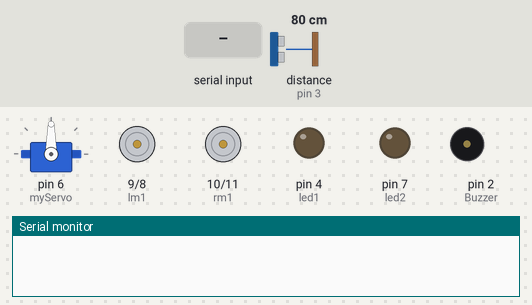
A sketch run on a simulated Arduino Uno, built with avr-gcc and run on an emulated ATmega328P. Shown: servo, motor-driver pin pairs drawn as motors (green arrow = first pin HIGH = forward, orange = second pin HIGH = backward, longer = more drive), output pins drawn as LEDs (lit = HIGH), buzzer (waves = sounding, pin HIGH), the last lines printed to the serial monitor. Wiring (inferred from the names in the program): ultrasonic range finder: trigger pin 5; echo pin 3. The test bench sets the inputs (shaded band); at power-on: distance to the obstacle (sensor on pin 3) 80 cm. The echo pulse lasts 58.3 µs per cm; pins used as bus, display or sensor lines are not drawn.

Above: at 1.2 s.
1.3 s: "*turn right" received over Serial
At 2.2 s:
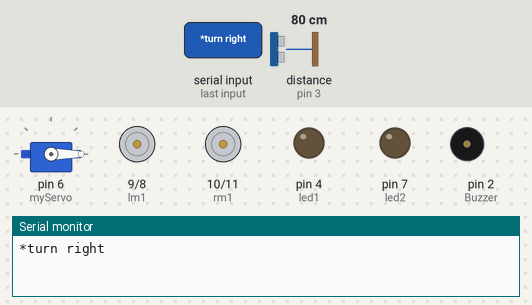
4.3 s: "*go ahead" received over Serial
At 5.5 s:
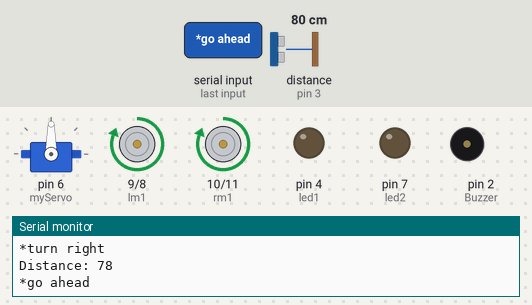
5.8 s: "*turn left" received over Serial
At 6.7 s:
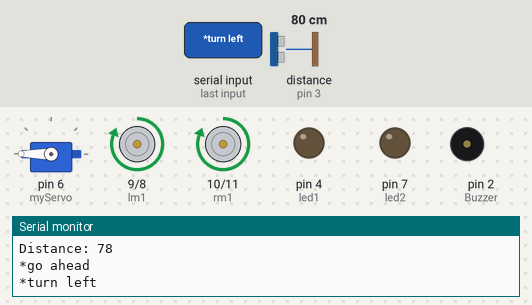
8.8 s: "*lights on" received over Serial
At 9.3 s:
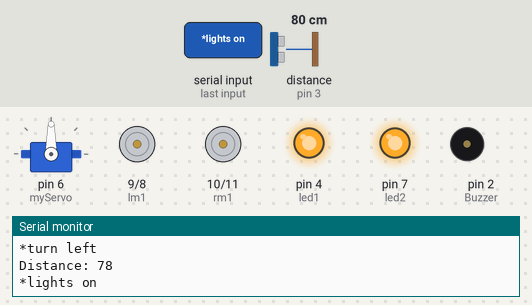
10.4 s: "*go ahead" received over Serial
At 11.4 s:
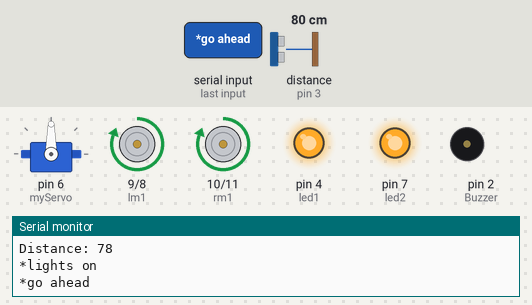
11.9 s: distance to the obstacle (sensor on pin 3) set to 34 cm
13.4 s: distance to the obstacle (sensor on pin 3) set to 27 cm
At 13.8 s:
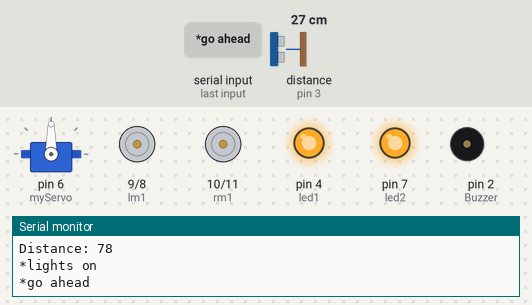
Timing chart, 0 to 15.9 s (numbered marks = the images above; inputs shaded):
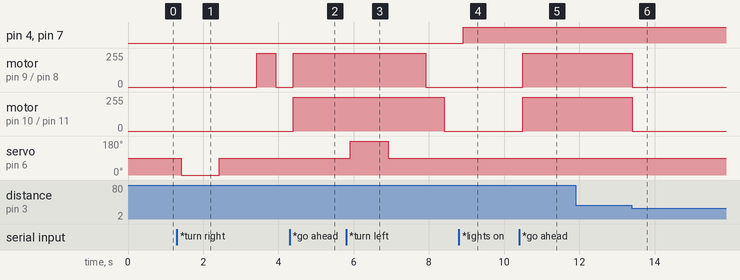

The sketch:

voice_ctrl_car2.ino
```cpp
#include<Servo.h>
String voice;

const int TRIG_PIN = 5; //Define 5 as the Trigger Pin for Ultrasonic Sensor
const int ECHO_PIN = 3; //Define 3 as the Echo Pin for Ultrasonic Sensor
const int Buzzer = 2; //Define 2 as the buzzer pin
const int led1 = 4; //Define 4 as led 1
const int led2 = 7; //Define 7 as led 2

long duration;
int distance;
Servo myServo;

int lm1 = 9;
int lm2 =8;
int rm1=10;
int rm2=11;

int readPing()
{
  digitalWrite(TRIG_PIN, LOW);
  delayMicroseconds(2);
  digitalWrite(TRIG_PIN, HIGH); // Sets the trigPin on HIGH state for 10 micro seconds
  delayMicroseconds(10);
  digitalWrite(TRIG_PIN, LOW);
  int cm;
  duration = pulseIn(ECHO_PIN, HIGH); // Reads the echoPin, returns the sound wave travel time in microseconds
  cm=(duration*0.034)/2;
  return cm;
}

void Buzzer_on()
{
  digitalWrite(Buzzer, HIGH);
}

void Buzzer_off()
{
  digitalWrite(Buzzer, LOW);
}

void Lights_on()
{
  digitalWrite(led1, HIGH);
  digitalWrite(led2, HIGH);
}

void Lights_off()
{
  digitalWrite(led1, LOW);
  digitalWrite(led2, LOW);
}

void forward ()
{
 /*distance = readPing();
 Serial.print("Distance: ");
 Serial.println(distance);
 if(distance>150)
 {*/
  digitalWrite(lm1,HIGH);
  digitalWrite(lm2,LOW);
  digitalWrite(rm1,HIGH);
  digitalWrite(rm2,LOW);
 /*}
 else
 {
  Buzzer_on();
  delay(2000);
  Buzzer_off();
 }*/
}

/*void backward()
{
 digitalWrite(lm1,LOW);
 digitalWrite(lm2,HIGH);
 digitalWrite(rm1,LOW);
 digitalWrite(rm2,HIGH);
}*/

void left()
{
  myServo.write(180);

  delay(1000);
  distance=readPing();
  myServo.write(90);
  delay(1000);
  Serial.print("Distance: ");
 Serial.println(distance);
  if(distance>30)
  {
    digitalWrite(lm1,LOW);
    digitalWrite(lm2,LOW);
    digitalWrite(rm1,HIGH);
    digitalWrite(rm2,LOW);
  }
  else
  {
    Buzzer_on();
    delay(2000);
    Buzzer_off();
  }
}

void right()
{
  myServo.write(0);

  delay(1000);
  distance=readPing();
  myServo.write(90);
  delay(1000);
  Serial.print("Distance: ");
 Serial.println(distance);
  if(distance>30)
  {
    digitalWrite(lm1,HIGH);
    digitalWrite(lm2,LOW);
    digitalWrite(rm1,LOW);
    digitalWrite(rm2,LOW);
  }
  else
  {
    Buzzer_on();
    delay(2000);
    Buzzer_off();
  }
}

void finish()
{
 digitalWrite(lm1,LOW);
 digitalWrite(lm2,LOW);
 digitalWrite(rm1,LOW);
 digitalWrite(rm2,LOW);
}

void setup()
{
  Serial.begin(9600);
  myServo.attach(6); //define our servo pin to 6
  myServo.write(0); //servo position is 0 degrees
  myServo.write(90); //servo position is 90 degrees
  pinMode(lm1, OUTPUT);
  pinMode(lm2, OUTPUT);
  pinMode(rm1, OUTPUT);
  pinMode(rm2, OUTPUT);
  pinMode(TRIG_PIN, OUTPUT); //5 is output pin
  pinMode(ECHO_PIN, INPUT); //3 is input pin
  pinMode(Buzzer, OUTPUT); //2 is output pin
  pinMode(led1, OUTPUT); //4 is output pin
  pinMode(led2, OUTPUT); //7 is output pin
}

void loop()
{

      while(Serial.available())
      {
      delay(10);
      char c=Serial.read();
      if(c=='#')
      {break;}

      voice += c;
      }

      distance = readPing();
      if(distance<30)
        finish();

  if(voice.length() > 0)
  {
   Serial.println(voice);
   if (voice == "*go ahead")
   {
    if(distance>30)
    {
      forward();
    }
    else
    {
      Buzzer_on();
      delay(2000);
      Buzzer_off();
    }
   }
   /*else if(voice == "*backward")
   {backward() ;}*/
   else if (voice == "*turn right")
   {
    /*myServo.write(0);
    distance=readPing();
    delay(1000);
    myServo.write(90);
    delay(1000);
    if(distance>30)
    {*/
      right();
      delay(500);
      finish();
    /*}
    else
    {
      Buzzer_on();
      delay(2000);
      Buzzer_off();
    }*/
   }
   else if(voice == "*turn left")
   {
    /*myServo.write(180);
    distance=readPing();
    delay(1000);
    myServo.write(90);
    delay(1000);
    if(distance>30)
    {*/
    left();
    delay(500);
    finish();
    /*}
    else
    {
      Buzzer_on();
      delay(2000);
      Buzzer_off();
    } */
   }
   else if(voice=="*lights on")
   {Lights_on();}
   else if(voice=="*lights off")
   {Lights_off();}
   else if(voice == "*stop")
   {finish() ;}
   voice="";
  }

}
```

Measured:
- the behaviour switches between 31 and 30 cm on distance to the obstacle (sensor on pin 3) (found by bisection; images 5 and 6)
- after the input at 1.3 s, motor on pin 9 (lm1) / pin 8 (lm2): stopped → forward 255/255 after 2.1 s, → stopped 0.50 s later; servo on pin 6 (myServo): 90° → 0° after 0.12 s, → 90° 1.0 s later
- after the input at 4.3 s, motor on pin 9 (lm1) / pin 8 (lm2), motor on pin 10 (rm1) / pin 11 (rm2): stopped → forward 255/255 after 0.10 s
- after the input at 5.8 s, motor on pin 9 (lm1) / pin 8 (lm2): forward 255/255 → stopped after 2.1 s; motor on pin 10 (rm1) / pin 11 (rm2): forward 255/255 → stopped after 2.6 s; servo on pin 6 (myServo): 90° → 180° after 0.11 s, → 90° 1.0 s later
- after the input at 8.8 s, pin 4 (led1), pin 7 (led2): LOW → HIGH after 0.11 s
- after the input at 10.4 s, motor on pin 9 (lm1) / pin 8 (lm2), motor on pin 10 (rm1) / pin 11 (rm2): stopped → forward 255/255 after 0.10 s
- after the input at 11.9 s, every drawn part: stays the same
- after the input at 13.4 s, motor on pin 9 (lm1) / pin 8 (lm2), motor on pin 10 (rm1) / pin 11 (rm2): forward 255/255 → stopped at once
